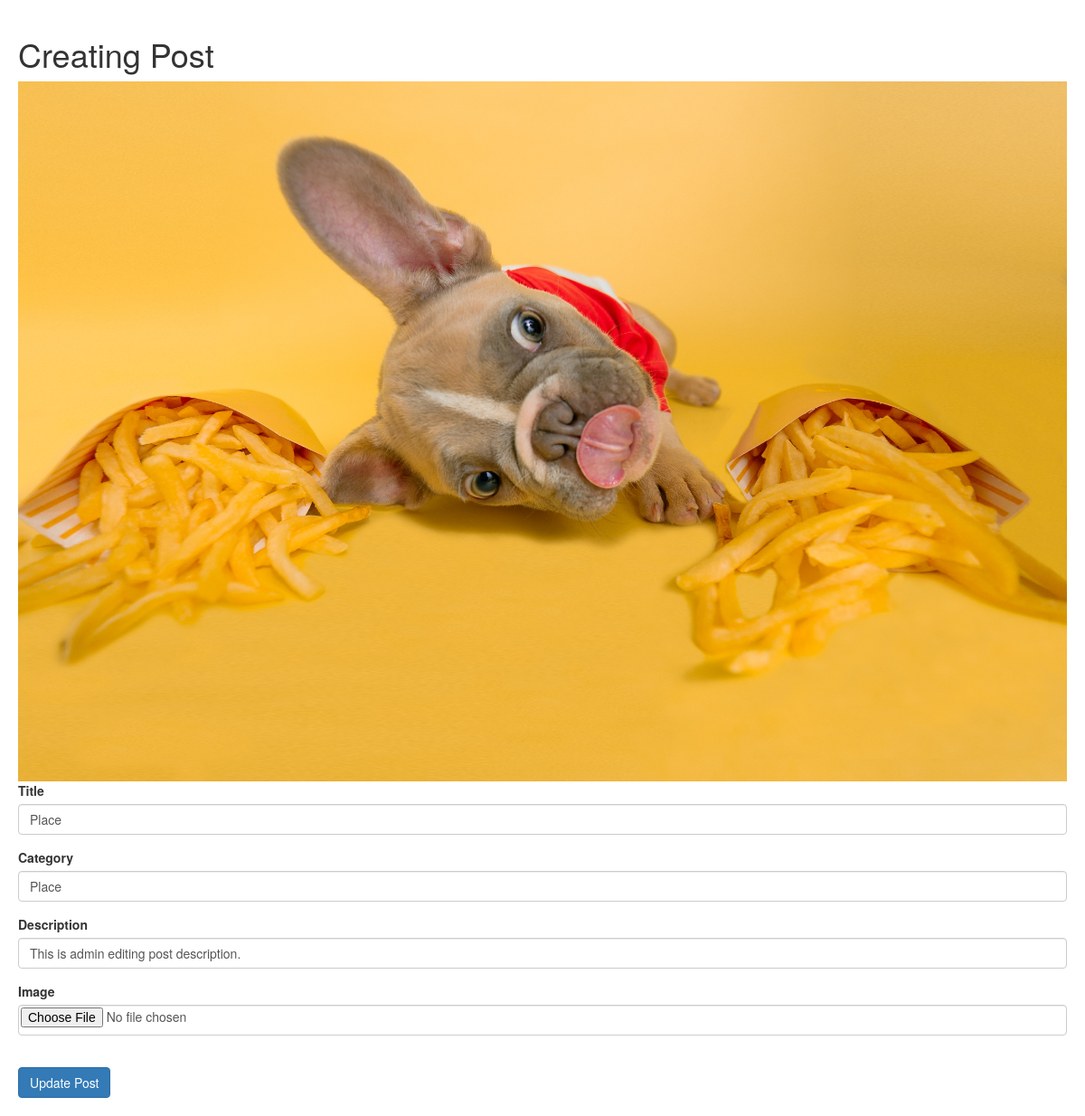
Page /views/update_post_form.php?id=50 on the committed database.
### tables this page shows
CREATE TABLE `Posts`(
    `Post_id` INT PRIMARY KEY NOT NULL AUTO_INCREMENT,
    `Post_title` TEXT(20) NOT NULL,
    `Post_description` VARCHAR(50),
    `Post_image` VARCHAR(255),
    `Post_category` TEXT(10),
    `Post_date` TIMESTAMP NOT NULL DEFAULT CURRENT_TIMESTAMP,
    `Post_User_id` INT NOT NULL,
    FOREIGN KEY(`Post_User_id`) REFERENCES `Users`(`User_id`)
);

### classes/connection.php (called while the page is built, shortened)
<?php
class Connection
{
    public $pdo;
    public function __construct()
    {
        $this->pdo = new PDO("mysql:host=localhost;dbname=blogdb", "root", "");
        $this->pdo->setAttribute(PDO::ATTR_ERRMODE, PDO::ERRMODE_EXCEPTION);
    }
    public function getCurrentPost($id)
    {
        $statement = $this->pdo->prepare("SELECT * FROM posts WHERE Post_id = :id_IN");
        $statement->bindParam(":id_IN", $id);
        $statement->execute();
        return $statement->fetchAll(PDO::FETCH_ASSOC);
    }
}
return new Connection();

### views/update_post_form.php (the view, shortened to what this page needs)
<?php
include_once("../includes/partials/head.php");
$id = $_GET['id'] ?? null;
if (!$id) {
    header("location:all_post_option.php");
    exit;
} else {
    try {
        $connection = require_once("../classes/connection.php");
        $posts = $connection->getCurrentPost($id);
        foreach ($posts as $post) :
?>
            <h1>Creating Post</h1>
            <form action="update_post_action.php" method="post" enctype="multipart/form-data">
                <?php if ($post['Post_image']) : ?>
                    <img src="<?php echo $post['Post_image'] ?>" width="460" height="345">
                <?php endif; ?>
                <div class="form-group">
                    <label for="postTitle">Title</label>
                    <input type="text" class="form-control" name="postTitle" value="<?php echo $post['Post_title'] ?>">
                </div>
                <div class="form-group">
                    <label for="postCategory">Category</label>
                    <input type="text" class="form-control" name="postCategory" value="<?php echo $post['Post_category'] ?>">
                </div>
                <div class="form-group">
                    <label for="postDescription">Description</label>
                    <input type="textarea" class="form-control" name="postDescription" value="<?php echo $post['Post_description'] ?>">
                </div>
                <div class="form-group">
                    <label for="postImage">Image</label>
                    <input type="file" class="form-control" style="padding: 2px;" name="postImage"><br>
                </div>
                <button type="submit" class="btn btn-primary">Update Post</button>
            </form>
<?php endforeach;
    } catch (PDOException $e) {
        echo "Error msg from update post action " . $e->getMessage();
    }
}
?>

### css/style.css (style rules this page uses)
img { width: 100%; height: auto; }

### rows in the picture
posts: Post_image (picture), postTitle "Place", postCategory "Place", postDescription "This is admin editing post description."
